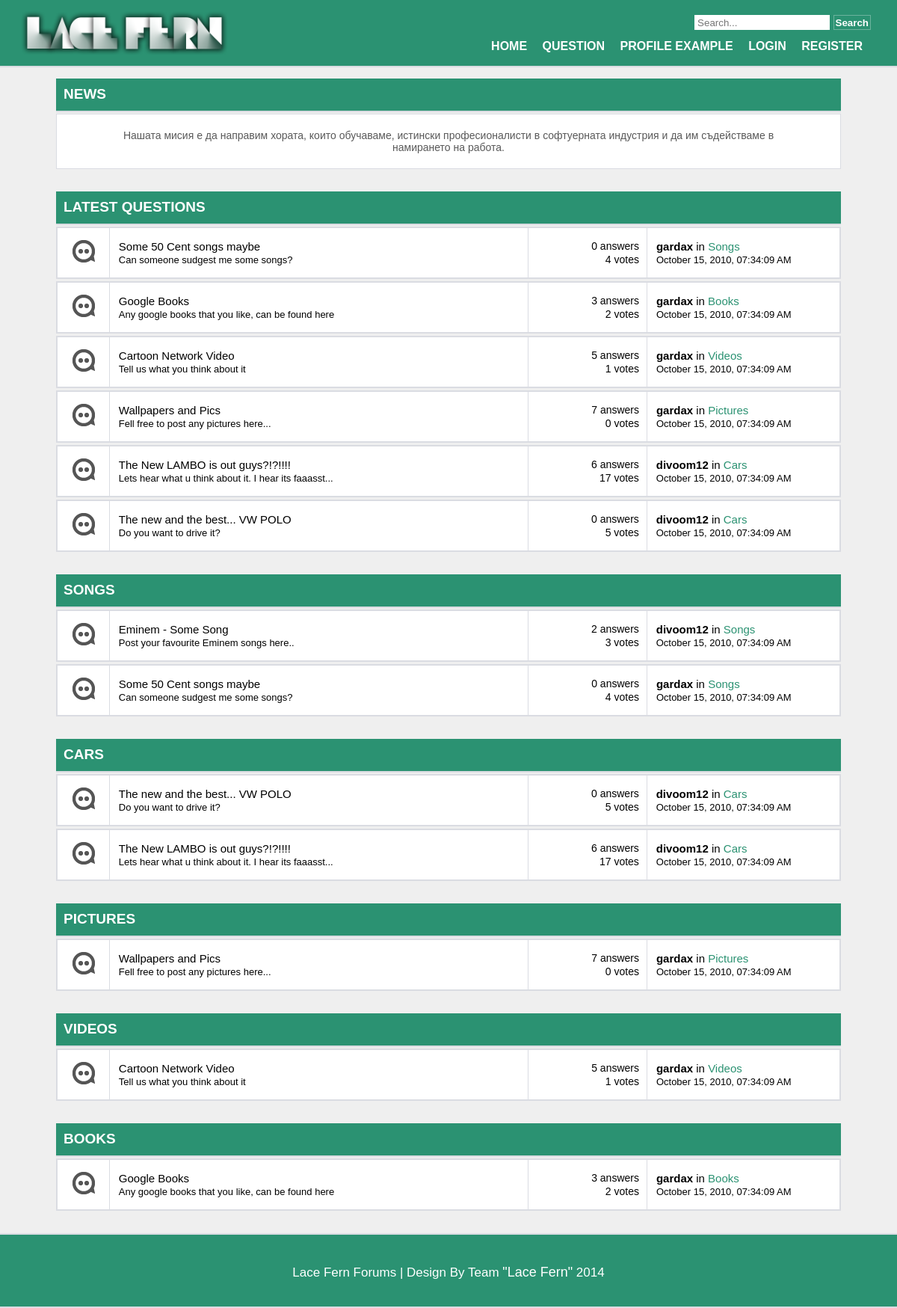
The page / on the database its author committed.
### tables this page shows
CREATE TABLE IF NOT EXISTS `posts` (
  `id` int(11) NOT NULL AUTO_INCREMENT,
  `title` varchar(500) NOT NULL,
  `summary` text NOT NULL,
  `text` text NOT NULL,
  `category_id` int(11) NOT NULL,
  `user_id` int(11) NOT NULL,
  `votes` int(11) NOT NULL DEFAULT '0',
  `answers` int(11) DEFAULT '0',
  `best_answer_id` int(11) DEFAULT NULL,
  PRIMARY KEY (`id`),
  KEY `category_id` (`category_id`,`user_id`),
  KEY `best_answer_id` (`best_answer_id`),
  KEY `category_id_2` (`category_id`),
  KEY `best_answer_id_2` (`best_answer_id`),
  KEY `category_id_3` (`category_id`),
  KEY `user_id` (`user_id`)
);

CREATE TABLE IF NOT EXISTS `users` (
  `id` int(11) NOT NULL AUTO_INCREMENT,
  `username` varchar(100) NOT NULL,
  `email` varchar(100) NOT NULL,
  `first_name` varchar(50) NOT NULL,
  `last_name` varchar(50) NOT NULL,
  `password` varchar(100) NOT NULL,
  `gender_id` int(11) NOT NULL,
  `salt` varchar(300) NOT NULL,
  `session_key` varchar(100) DEFAULT NULL,
  PRIMARY KEY (`id`),
  UNIQUE KEY `email` (`email`),
  UNIQUE KEY `username` (`username`),
  KEY `gender_id` (`gender_id`),
  KEY `session_key` (`session_key`)
);

CREATE TABLE IF NOT EXISTS `categories` (
  `id` int(11) NOT NULL AUTO_INCREMENT,
  `name` varchar(50) NOT NULL,
  PRIMARY KEY (`id`)
);

### Controller/usersController.php (called while the page is built, shortened)
<?php
    $userService = new UsersService();
    if(isset($_SESSION['sessionKey'])){
        $user = $userService->getUserBySessionKey($_SESSION['sessionKey']);
    }
    else{
        $user = null;
    }
?>

### Manager/postsManager.php (called while the page is built, shortened)
<?php
class PostsManager{
    private $pdo;
    function __construct() {
        $this->pdo = new PDO('mysql:host=localhost;dbname=forum', DATABASE_USER);
        $this->pdo->setAttribute(PDO::ATTR_ERRMODE, PDO::ERRMODE_EXCEPTION);
    }
    function getPosts(){
        $query = $this->pdo->prepare("SELECT posts.id, posts.title, posts.text, users.username, posts.votes, categories.name, posts.summary, posts.answers
                                          FROM posts
                                          JOIN categories ON posts.category_id = categories.id
                                           JOIN users ON posts.user_id = users.id");
        $query->execute();
        $data = $query->fetchAll();
        $allPosts = [];
        foreach ($data as $post){
            array_push($allPosts, $post);
        }
        return $allPosts;
    }
}

### Controller/postsController.php (called while the page is built)
<?php
require_once('Service/postsService.php');
function getPosts(){
    $postsService = new PostsService();
    $allPosts = $postsService->getAllPosts();
    return $allPosts;
}

### Service/postsService.php (called while the page is built)
<?php
require_once('Manager/postsManager.php');
class PostsService{
    private $manager;
    function __construct() {
        $this->manager = new PostsManager();
    }
    function getAllPosts(){
        return $this->manager->getPosts();
    }
}

### views/main.php (the view)
<main>
    <?php
    require_once('Controller/postsController.php');
    $categories = [];
    $allPosts = getPosts();
    for ($i = 0; $i < count($allPosts); $i++) {
        if (array_search(strtolower($allPosts[$i][5]), $categories) === false){
            array_push($categories, strtolower($allPosts[$i][5]));
        }
    }
    ?>
	<section>
		<header>
			<h1>NEWS</h1>
		</header>
		<article>
			<div>
				Нашата мисия е да направим хората, които обучаваме, истински професионалисти в софтуерната индустрия и да им съдействаме в намирането на работа.
			</div>
		</article>
	</section>
	<section>
		<header>
			<h1>LATEST QUESTIONS</h1>
		</header>
        <?php
            for ($i = count($allPosts) -1 ; $i >= count($allPosts) - 6; $i--) { ?>
                <article>
                    <table>
                        <tbody>
                        <tr>
                            <td class="imgHolder">
                                <img src="images/off.png" alt="off" class="topicImage"/>
                            </td>
                            <td class="topicDescription">
                                <table class="topicTable">
                                    <tbody>
                                    <tr><td><?php echo $allPosts[$i][1]?></td></tr>
                                    <tr><td><?php echo $allPosts[$i][6]?></td></tr>
                                    </tbody>
                                </table>
                            </td>
                            <td class="topicStats">
                                <table class="statsTable">
                                    <tbody>
                                    <tr><td><?php echo $allPosts[$i][7]?> answers</td></tr>
                                    <tr><td><?php echo $allPosts[$i][4]?> votes</td></tr>
                                    </tbody>
                                </table>
                            </td>
                            <td class="topicLastPost">
                                <table class="lastPostTable">
                                    <tbody>
                                    <tr><td><b><?php echo $allPosts[$i][3]?></b> in <span><?php echo $allPosts[$i][5]?></span></td></tr>
                                    <tr><td>October 15, 2010, 07:34:09 AM</td></tr>
                                    </tbody>
                                </table>
                            </td>
                        </tr>
                        </tbody>
                    </table>
                </article>
            <?php }?>
	</section>
        <?php
        foreach ($categories as $category){ ?>
            <section>
                <header>
                    <h1><?php echo $category;?></h1>
                </header>
                <?php
                for ($i = 0; $i < count($allPosts); $i++) {
                    if (strtolower($allPosts[$i][5]) == $category): ?>
                        <article>
                            <table>
                                <tbody>
                                <tr>
                                    <td class="imgHolder">
                                        <img src="images/off.png" alt="off" class="topicImage"/>
                                    </td>
                                    <td class="topicDescription">
                                        <table class="topicTable">
                                            <tbody>
                                            <tr><td><?php echo $allPosts[$i][1]?></td></tr>
                                            <tr><td><?php echo $allPosts[$i][6]?></td></tr>
                                            </tbody>
                                        </table>
                                    </td>
                                    <td class="topicStats">
                                        <table class="statsTable">
                                            <tbody>
                                            <tr><td><?php echo $allPosts[$i][7]?> answers</td></tr>
                                            <tr><td><?php echo $allPosts[$i][4]?> votes</td></tr>
                                            </tbody>
                                        </table>
                                    </td>
                                    <td class="topicLastPost">
                                        <table class="lastPostTable">
                                            <tbody>
                                            <tr><td><b><?php echo $allPosts[$i][3]?></b> in <span><?php echo $allPosts[$i][5]?></span></td></tr>
                                            <tr><td>October 15, 2010, 07:34:09 AM</td></tr>
                                            </tbody>
                                        </table>
                                    </td>
                                </tr>
                                </tbody>
                            </table>
                        </article>
                    <?php endif;
                }
                ?> </section> <?php
        }
        ?>
</main>

### views/header.php (shortened to what this page needs)
<!DOCTYPE html>
<html>
<head>
    <link rel="stylesheet" href="styles/styles.css"/>
</head>
<body>
<header>
    <div id="navigation">
    <?php
    include 'views/search.php';
    include('views/menu.php');
    ?>
    </div>
    <img src="images/logo.png" alt="" class="logo"/>
</header>

### views/search.php
<div id="search">
    <input type="text" name="search" id="search" placeholder="Search...">
    <button type="submit" > Search</button>
</div>

### views/menu.php
<div id="menu">
<ul>
	<li><a href="index.php?page=main">Home</a></li>
	<li><a href="index.php?page=question">Question</a></li>
	<li><a href="index.php?page=profiletemplate">Profile Example</a></li>
	<?php
       if($user){
    ?>
    <li><a href="index.php?page=profile">Profile</a></li>
           <li><a href="index.php?page=logout">Logout</a></li>
    <?php
       }
       else {
    ?>
	<li><a href="index.php?page=login">Login</a></li>
    <li><a href="index.php?page=register">Register</a></li>
    <?php
        }
    ?>
</ul>
</div>

### index.php
<?php
    require_once('Controller/usersController.php');
    require_once('Controller/postsController.php');
    include 'views/header.php';
    if(isset($_GET['page'])){
        switch($_GET['page']){
            case "login":
                include 'views/login.php';
                break;
			case "question":
                include 'views/question.php';
                break;
			case "profiletemplate":
				include 'views/profile.php';
                break;
            case "register":
                include 'views/registration.php';
                break;
            case "profile":
                include 'views/profile.php';
                break;
            case "main":
                include "views/main.php";
                break;
            case "logout":
                logoutUser($userService);
                break;
            case "error":
                include "views/error.php";
                break;
            default:
                header("Location: error.php");
        }
    }
    else{
        include('views/main.php');
    }
    include 'views/footer.php';
?>

### views/footer.php
<footer>
    <p>Lace Fern Forums | Design By Team <span>"Lace Fern"</span> 2014</p>
</footer>
</body>
</html>

### styles/styles.css (style rules this page uses)
* { margin:0px; padding: 0px; box-sizing: border-box; }
body { background: #EFEFEF; font-family: Helvetica, sans-serif; }
header, footer { width: 100%; height: 90px; background: #2B9272; border-bottom: 2px solid #DADCE2; }
footer { height: 100px; border-top: 2px solid #DADCE2; }
main > section { width:1050px; border: 0px solid black; margin: 0px auto; margin-top: 15px; margin-bottom: 30px; }
main > section > article { background: white; width: 100%; border: 1px solid #DADCE2; min-height: 70px; margin: 0px auto; margin-bottom: 3px; }
main > section > article > div { text-align: center; font-size: 14px; color: #595959; margin-top: 20px; margin-bottom: 20px; padding-left: 50px; padding-right: 50px; }
main > section > header { width: 100%; height: 45px; color: white; margin-bottom: 2px; background: #2B9272; }
main > section > header > h1 { padding-top: 10px; padding-left: 10px; font-size: 19px; }
main > section > article > table { width: 100%; height: 68px; border-collapse: collapse; }
.topicImage { width: 30px; }
.imgHolder { width: 70px; padding-left: 20px; }
.topicDescription { width: 565px; }
.topicStats { width:160px; }
.topicLastPost { width: 260px; }
.logo { width: 400px; display: inline-block; }
.statsTable { width: 95%; }
.statsTable td { text-align: right; font-size: 14px; }
.topicTable { margin-left: 10px; width: 95%; }
.topicTable tr td { text-align: left; font-size: 15px; }
.topicTable tr:nth-child(2) td { font-size: 13px; }
.lastPostTable { width: 95%; margin-left: 10px; }
.lastPostTable tr td { text-align: left; font-size: 15px; }
.lastPostTable tr:nth-child(2) td { font-size: 13px; }
.lastPostTable tr td b { cursor: pointer; }
.lastPostTable tr td span { color:#2B9272; cursor: pointer; }
main > section > article > table > tbody > tr > td, main > section > article > table > tbody > tr > th { border: 1px solid #DADCE2; }
footer p { text-align: center; color: white; font-size: 17px; font-family: "Century Gothic", CenturyGothic, AppleGothic, sans-serif; margin-top: 40px; }
footer p span { cursor: pointer; font-size: 18px; }
section > header > h1 { text-transform: uppercase; }
footer { margin-top: 30px; }
#navigation { float: right; margin-right: 35px; }
#menu ul li { display: inline-block; text-transform: uppercase; margin-top: 13px; }
#menu ul li a { text-decoration: none; color: white; font-weight: bold; padding: 8px; }
#search { margin-top: 10px; margin-left: 140px; }
#search > input { border: none; height: 20px; padding-left: 4px; outline: none; }
#search > button { border: 1px solid rgba(255,255,255,0.3); height: 20px; padding-left: 2px; padding-right: 2px; background-color: transparent; color: white; font-weight: bold; }

### rows shown on the page
posts: title "Some 50 Cent songs maybe", summary "Can someone sudgest me some songs?", answers "0", votes "4", user.username "gardax", category.name "Songs"
posts: title "Google Books", summary "Any google books that you like, can be found here", answers "3", votes "2", user.username "gardax", category.name "Books"
posts: title "Cartoon Network Video", summary "Tell us what you think about it", answers "5", votes "1", user.username "gardax", category.name "Videos"
posts: title "Wallpapers and Pics", summary "Fell free to post any pictures here...", answers "7", votes "0", user.username "gardax", category.name "Pictures"
posts: title "The New LAMBO is out guys?!?!!!!", summary "Lets hear what u think about it. I hear its faaasst...", answers "6", votes "17", user.username "divoom12", category.name "Cars"
posts: title "The new and the best... VW POLO", summary "Do you want to drive it?", answers "0", votes "5", user.username "divoom12", category.name "Cars"
posts: title "Eminem - Some Song", summary "Post your favourite Eminem songs here..", answers "2", votes "3", user.username "divoom12", category.name "Songs"

### other values the page prints
$category "SONGS"
$category "CARS"
$category "PICTURES"
$category "VIDEOS"
$category "BOOKS"
